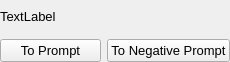
<?xml version="1.0" encoding="UTF-8"?>
<ui version="4.0">
 <class>Form</class>
 <widget class="QWidget" name="Form">
  <property name="geometry">
   <rect>
    <x>0</x>
    <y>0</y>
    <width>230</width>
    <height>62</height>
   </rect>
  </property>
  <property name="windowTitle">
   <string>Form</string>
  </property>
  <layout class="QGridLayout" name="gridLayout_2">
   <property name="leftMargin">
    <number>0</number>
   </property>
   <property name="topMargin">
    <number>0</number>
   </property>
   <property name="rightMargin">
    <number>0</number>
   </property>
   <property name="bottomMargin">
    <number>0</number>
   </property>
   <item row="2" column="0">
    <widget class="QPushButton" name="to_prompt_button">
     <property name="font">
      <font>
       <pointsize>10</pointsize>
      </font>
     </property>
     <property name="text">
      <string>To Prompt</string>
     </property>
    </widget>
   </item>
   <item row="2" column="1">
    <widget class="QPushButton" name="to_negative_prompt_button">
     <property name="font">
      <font>
       <pointsize>10</pointsize>
      </font>
     </property>
     <property name="text">
      <string>To Negative Prompt</string>
     </property>
    </widget>
   </item>
   <item row="1" column="0" colspan="2">
    <widget class="QLabel" name="label">
     <property name="font">
      <font>
       <pointsize>10</pointsize>
      </font>
     </property>
     <property name="text">
      <string>TextLabel</string>
     </property>
    </widget>
   </item>
  </layout>
 </widget>
 <resources/>
 <connections/>
</ui>
